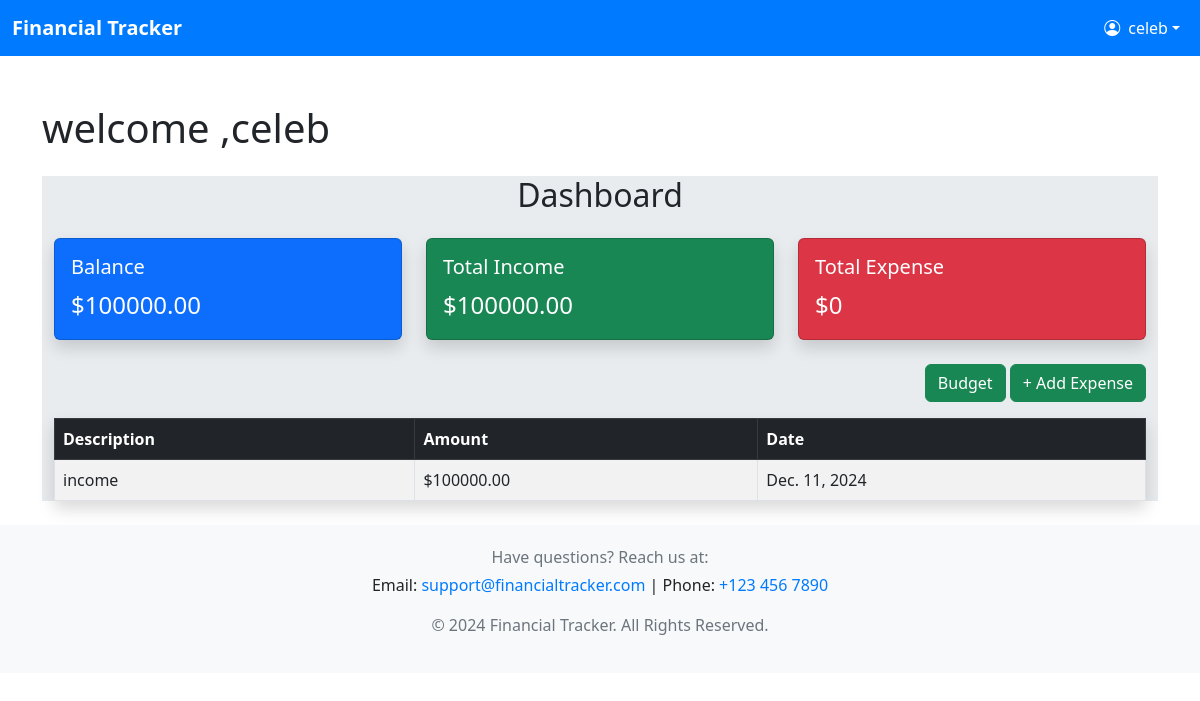
/ (signed in), run on the app's committed database.
### tracker/models.py (models this page shows, shortened)
class Expense(models.Model):
    CATEGORY_CHOICES = [
        ('income', 'Income'),
        ('expense', 'Expense'),
    ]
    user = models.ForeignKey(User, on_delete=models.CASCADE)
    date = models.DateField(auto_now_add=True)
    description = models.CharField(max_length=255)
    category = models.CharField(choices=CATEGORY_CHOICES, max_length=10)
    amount = models.DecimalField(max_digits=10, decimal_places=2)

### tracker/views.py (the view)
# urls.py: 2. Add a URL to urlpatterns:  path('', views.home, name='home')
@login_required
def home(request):
    expenses = Expense.objects.filter(user=request.user)
    total_income = sum(t.amount for t in expenses if t.category == 'income')
    total_expense = sum(t.amount for t in expenses if t.category == 'expense')
    balance = total_income - total_expense  # Ensure balance is initialized
    return render(request, 'home.html', {
        'expenses': expenses,
        'total_income': total_income,
        'total_expense': total_expense,
        'balance': balance
    })

### tracker/templates/home.html (shortened to what this page needs)
{% extends "base.html" %}
{% block content %}
<div>
    <h1 >welcome ,{{user.username}}</h1>
    <div class="container my-4 bg-body-secondary">
        <h2 class="text-center mb-4">Dashboard</h2>
        <div class="row mb-4">
            <div class="col-md-4">
                <div class="card text-white bg-primary shadow">
                    <div class="card-body">
                        <h5 class="card-title">Balance</h5>
                        <p class="card-text fs-4">${{ balance }}</p>
                    </div>
                </div>
            </div>
            <div class="col-md-4">
                <div class="card text-white bg-success shadow">
                    <div class="card-body">
                        <h5 class="card-title">Total Income</h5>
                        <p class="card-text fs-4">${{ total_income }}</p>
                    </div>
                </div>
            </div>
            <div class="col-md-4">
                <div class="card text-white bg-danger shadow">
                    <div class="card-body">
                        <h5 class="card-title">Total Expense</h5>
                        <p class="card-text fs-4">${{ total_expense }}</p>
                    </div>
                </div>
            </div>
        </div>
        <div class="text-end">
            <a href="{% url 'index' %}" class="btn btn-success mb-3">Budget</a>
            <a href="{% url 'add_expense' %}" class="btn btn-success mb-3">+ Add Expense</a>
        </div>
        <table class="table table-striped table-bordered shadow">
            <thead class="table-dark">
            <tr>
                <th>Description</th>
                <th>Amount</th>
                <th>Date</th>
            </tr>
            </thead>
            <tbody>
            {% for expense in expenses %}
            <tr>
                <td>{{ expense.description }}</td>
                <td>${{ expense.amount }}</td>
                <td>{{ expense.date }}</td>
            </tr>
            {% endfor %}
            </tbody>
        </table>
    </div>
</div>
{% endblock %}

### tracker/templates/base.html (shortened to what this page needs)
<!DOCTYPE html>
<html lang="en">
<head>
    {% load static %}
    <link rel="stylesheet" href="https://cdn.jsdelivr.net/npm/bootstrap@5.3.0/dist/css/bootstrap.min.css">
    <link href="https://cdn.jsdelivr.net/npm/bootstrap-icons/font/bootstrap-icons.css" rel="stylesheet">
</head>
<body>
    <nav class="navbar navbar-expand-lg navbar-dark">
        <div class="container-fluid ">
            <a class="navbar-brand fw-bold" href="{% url 'home' %}">Financial Tracker</a>
            <div class="collapse navbar-collapse">
                <ul class="navbar-nav ms-auto">
                    {% if user.is_authenticated %}
                    <li class="nav-item dropdown">
                        <a class="nav-link dropdown-toggle d-flex align-items-center" href="#" id="userDropdown" role="button">
                            <i class="bi bi-person-circle me-2"></i> {{ user.username }}
                        </a>
                    </li>
                    {% endif %}
                </ul>
            </div>
        </div>
    </nav>
    <div class="container mt-5">
        {% block content %}{% endblock %}
    </div>
    <footer class="text-center">
        <div class="container ">
            <p class="footer-text mb-1">Have questions? Reach us at:</p>
            <p class="footer-links">
                Email: <a href="mailto:support@financialtracker.com">support@financialtracker.com</a> |
                Phone: <a href="tel:+1234567890">+123 456 7890</a>
            </p>
            <p class="footer-text">&copy; 2024 Financial Tracker. All Rights Reserved.</p>
        </div>
    </footer>
</body>
</html>

### tracker/templates/base.html (style rules this page uses)
.navbar { background-color: #007bff; }
.navbar-brand, .nav-link, .dropdown-item { color: #ffffff !important; }
footer { background-color: #f8f9fa; padding: 20px 0; }
footer .footer-text { color: #6c757d; }
footer .footer-links a { color: #007bff; text-decoration: none; }

### data on the page
Expense: description "income", amount "100000.00", date "Dec. 11, 2024"

### other printed values
{{ user.username }} "celeb"
{{ balance }} "100000.00"
{{ total_income }} "100000.00"
{{ total_expense }} "0"
